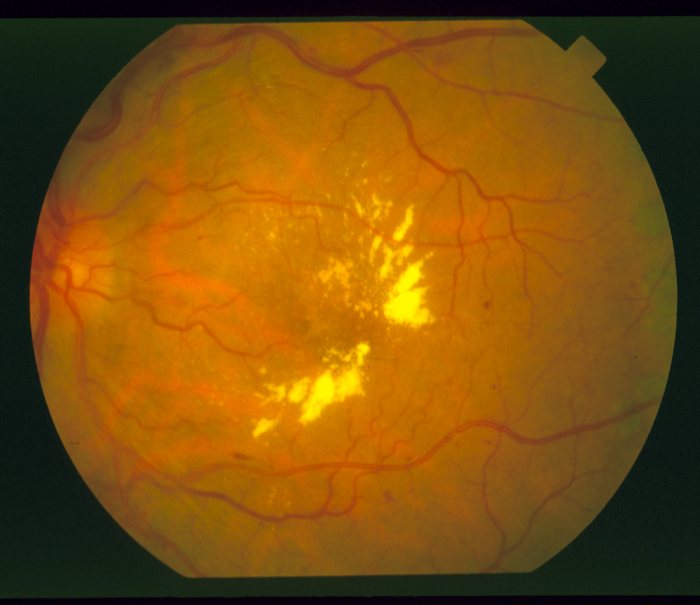
#> input picture data/original/im0001.ppm, 700 x 605 px
$ jupyter execute --allow-errors main.ipynb
#> lines starting #> are read from the running program, lines starting #| are printed output that depends on the picture; after the words box and inside, x2 and y2 are one past the last pixel; in counts of white or black regions, pixels touching at a corner belong together
[cell 1]
import numpy as np
import pandas as pd
import matplotlib.pyplot as plt
from PIL import Image
from pathlib import Path
from skimage.filters import frangi, threshold_otsu, apply_hysteresis_threshold
from skimage.morphology import closing, opening, disk, remove_small_objects
from skimage.exposure import equalize_adapthist
from sklearn.metrics import jaccard_score, f1_score, accuracy_score, confusion_matrix

DATA_DIR = Path.cwd() / "data"
ORIGINAL_DIR = DATA_DIR / "original"
LABELS_DIR = DATA_DIR / "labels"

[cell 2]
def split_channels(image: np.ndarray):
    """Return R, G, B channels from RGB image."""
    return image[:, :, 0], image[:, :, 1], image[:, :, 2]

[cell 3]
def load_image(path: Path) -> np.ndarray:
    return np.array(Image.open(path))
#> returned value is the input picture: shape (605, 700, 3); mean R, G, B 125.7, 80.5, 12.4
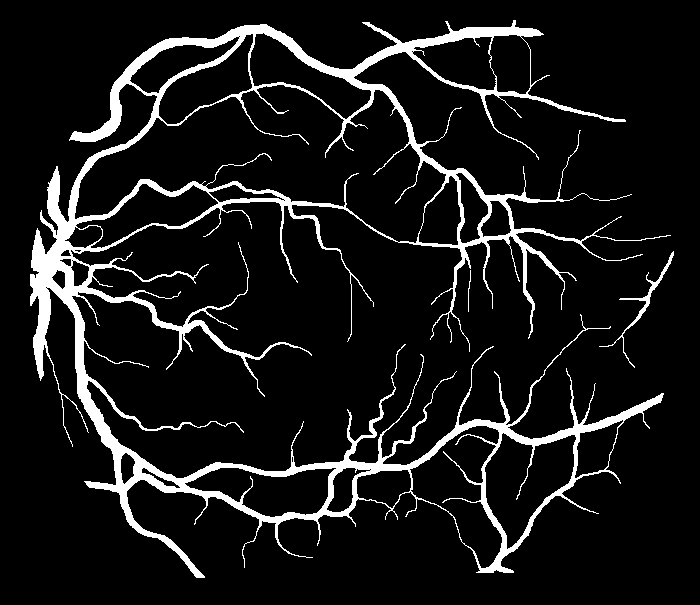
#> input picture data/labels/im0001.vk.ppm, 700 x 605 px
#> in load_image, returned value is the input picture: shape (605, 700); 9.2% white; 3 white regions, box (x1, y1, x2, y2) and area: (30, 20, 671, 578) 38640, (599, 251, 674, 368) 487, (468, 270, 471, 312) 44


def load_label(path: Path) -> np.ndarray:
    lbl = np.array(Image.open(path))
    return (lbl > 0).astype(np.uint8)

[cell 4]
def create_foreground_mask(image: np.ndarray, threshold: int = 30) -> np.ndarray:
    """Binary mask: True where sum(RGB) > threshold (eye region)."""
    return np.sum(image, axis=2) > threshold


def apply_mask(data: np.ndarray, mask: np.ndarray) -> np.ndarray:
    """Zero out pixels outside mask."""
    return data * mask


def create_retinal_mask_convex_hull(image_rgb: np.ndarray) -> np.ndarray:
    """
    Advanced retinal mask using convex hull + morphological closing.
    Best for images with irregular dark corners. Prevents edge artifacts in Frangi.
    """
    red = image_rgb[:, :, 0]
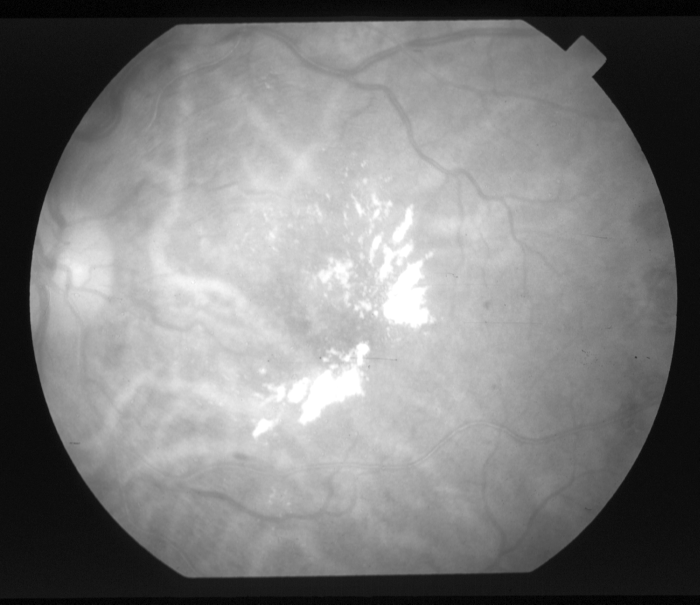
#> red: shape (605, 700); min 0, max 255, mean 125.7
    red_blur = cv2.medianBlur(red, 9)

    # Adaptive thresholding
    binary = cv2.adaptiveThreshold(
        red_blur, 255,
        cv2.ADAPTIVE_THRESH_GAUSSIAN_C,
        cv2.THRESH_BINARY_INV,
        51,  # block size
        15   # constant
    )
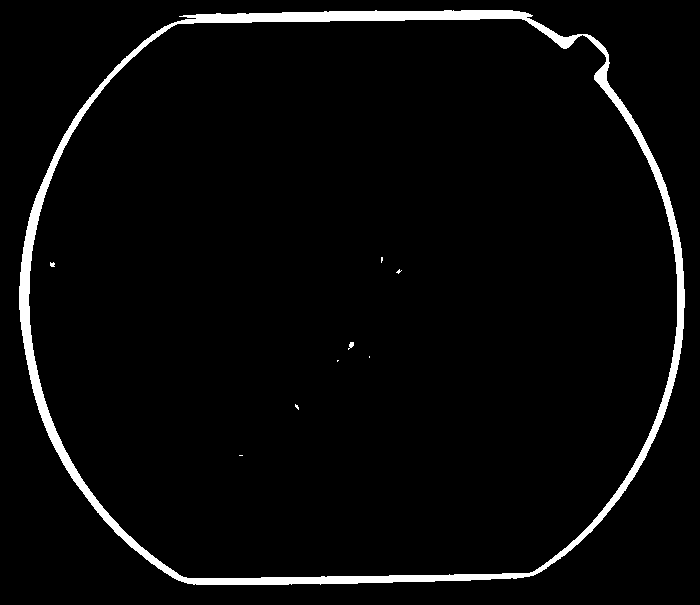
#> binary: shape (605, 700); 3.7% white; 9 white regions (6 under 20 px)

    # Find largest contour (retina circular area)
    contours, _ = cv2.findContours(binary, cv2.RETR_EXTERNAL, cv2.CHAIN_APPROX_SIMPLE)
#> contours = 1 contour; box (x1, y1, x2, y2) and area: (19, 10, 685, 585) 325787
    if not contours:
        return np.ones_like(binary, dtype=bool)

    largest_contour = max(contours, key=cv2.contourArea)
#> largest_contour = contour of 755 points, box (x1, y1, x2, y2) (19, 10, 685, 585), area 325787
    hull = cv2.convexHull(largest_contour)
#> hull = contour of 109 points, box (x1, y1, x2, y2) (19, 10, 685, 585), area 327668

    # Draw and close hull
    mask = np.zeros_like(binary, dtype=np.uint8)
    cv2.drawContours(mask, [hull], -1, 255, -1)
#> mask: shape (605, 700); 77.6% white; 1 black region, box (x1, y1, x2, y2) and area: (0, 0, 700, 605) 94863
    kernel = cv2.getStructuringElement(cv2.MORPH_ELLIPSE, (20, 20))
    mask = cv2.morphologyEx(mask, cv2.MORPH_CLOSE, kernel)
#> mask: shape (605, 700); 77.6% white; 1 black region, box (x1, y1, x2, y2) and area: (0, 0, 700, 605) 94864

    # Erode slightly to clean edge artifacts and prevent boundary false positives
    mask = cv2.erode(mask, kernel, iterations=1)
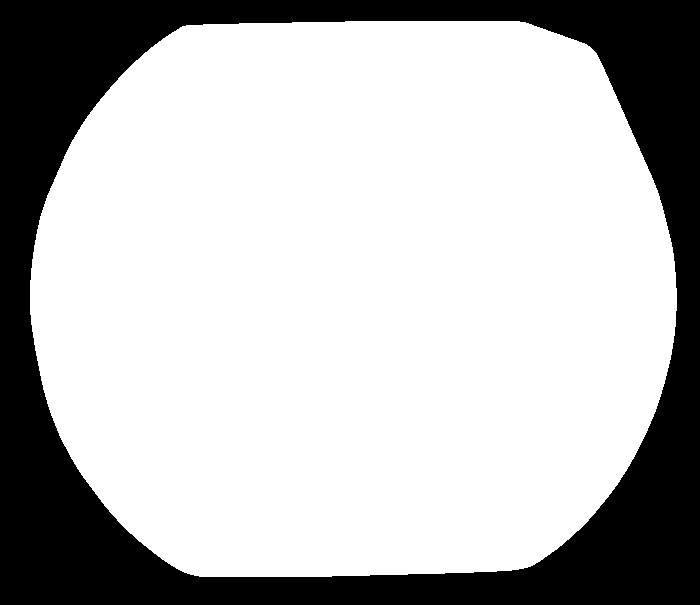
#> mask: shape (605, 700); 72.8% white; 1 black region, box (x1, y1, x2, y2) and area: (0, 0, 700, 605) 115025

    return mask > 0

[cell 5]
from skimage.filters import gaussian
import cv2

def apply_clahe(
    green: np.ndarray,
    mask: np.ndarray,
    clip_limit: float = 0.03,
    nbins: int = 256,
    kernel = None
) -> np.ndarray:
    """Apply CLAHE to green channel within foreground mask."""
    green_blurred = gaussian(green, sigma=2)
    # Fix: do NOT divide by 255.0 again since skimage.filters.gaussian converts uint8 to float [0, 1]
    normalized = green_blurred.astype(float)
    normalized[~mask] = 0
    enhanced = equalize_adapthist(normalized, kernel_size=kernel, clip_limit=clip_limit, nbins=nbins)
    enhanced[~mask] = 0
    return enhanced


def preprocess_image(image, mask, *, clip_limit = 0.02, nbins = 256, kernel = 64, gauss: tuple[int, int] = (51, 51)):
#> called with clip_limit = 0.02, nbins = 256, kernel = 64, gauss = (51, 51)
    if isinstance(image, (str, Path)):
        img = np.array(Image.open(image)).astype(np.uint8)
    else:
        img = image.astype(np.uint8)

    img = cv2.medianBlur(img, 5)

    # Use a larger kernel (51, 51) to estimate only large-scale background illumination variation
    bg_map = cv2.GaussianBlur(img, gauss, 0)
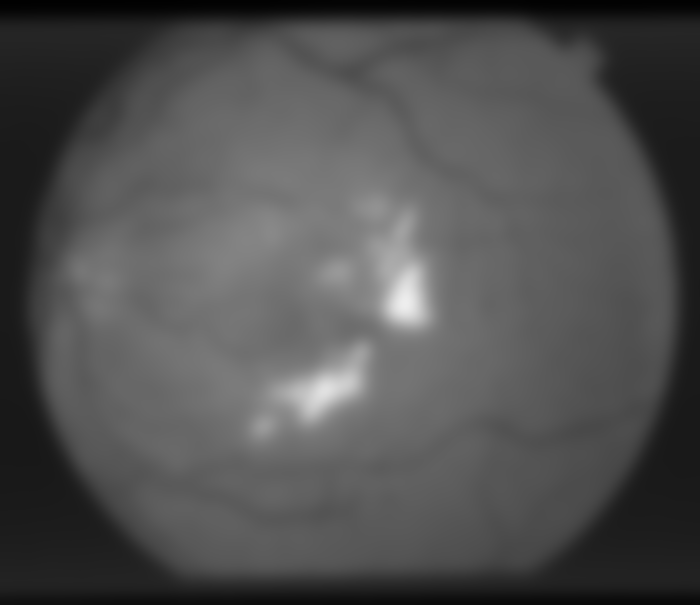
#> bg_map: shape (605, 700); min 1, max 238, mean 80.5
    flat_bg = cv2.subtract(bg_map, img)
    flat_bg = np.clip(flat_bg, 0, 255).astype(np.uint8)

    flat_bg = cv2.medianBlur(flat_bg, 5)
    clahe = apply_clahe(flat_bg, mask=mask, clip_limit=clip_limit, nbins=nbins, kernel=kernel)
#> in apply_clahe, `enhanced = equalize_adapthist(normalized, kernel_size=kernel, clip_lim..`:
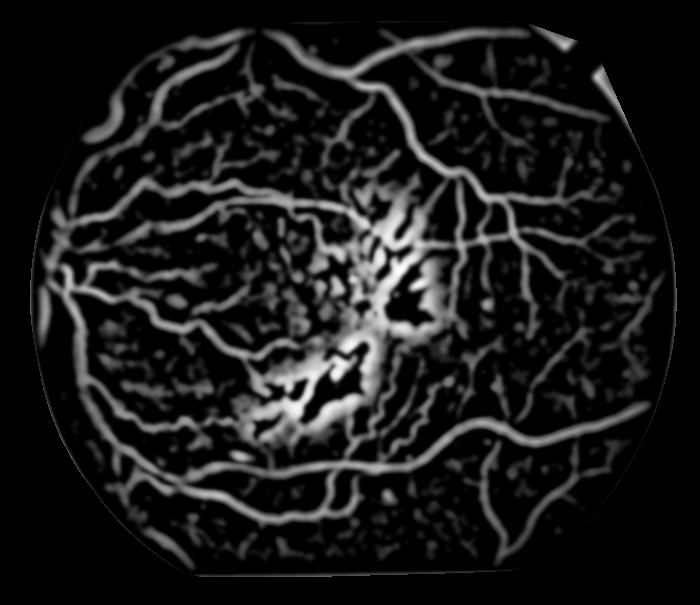
#> enhanced: shape (605, 700) float64; min 0, max 1, mean 0.104
    return clahe

[cell 6]
def frangi_vesselness(
    image: np.ndarray,
    sigmas: tuple = (1, 2, 3),
    alpha: float = 0.5,
    beta: float = 0.5,
    gamma: float = None,  # Fix: Default gamma to None so skimage automatically computes it
    scale_step=2,
    black_ridges: bool = True,
) -> np.ndarray:
    """Apply Frangi vesselness filter. Returns vessel probability map."""
#> called with sigmas = (0.5, 1, 1.5, 2, 2.5, 3), alpha = 0.5, beta = 0.5, black_ridges = False
    return frangi(image, sigmas=sigmas, alpha=alpha, beta=beta, gamma=gamma, black_ridges=black_ridges, scale_step=scale_step)
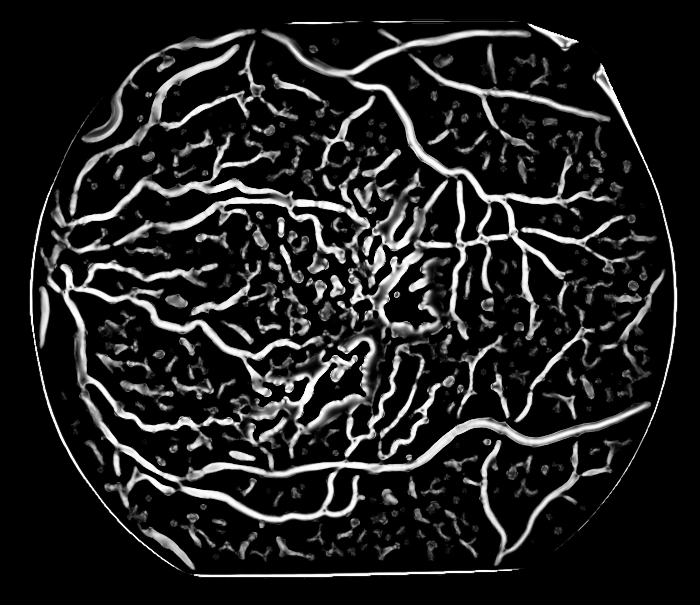
#> returned value: shape (605, 700) float64; min 0, max 1, mean 0.128

[cell 7]
def extract_veins(
    image: np.ndarray,
    sigmas: tuple = (0.5, 1, 1.5, 2, 2.5, 3),
    clip_limit: float = 0.02,
    alpha: float = 0.5,
    beta: float = 0.5,
    gamma: float = None,  # Fix: Default gamma to None
) -> np.ndarray:
    """Extract veins from eye image. Returns binary vein mask."""
    _, green, _ = split_channels(image)
    fg_mask = create_retinal_mask_convex_hull(image)

    enhanced = preprocess_image(green, fg_mask, clip_limit=clip_limit, kernel=64, gauss=(51, 51))

    # Fix: vessels are bright in flat_bg, so black_ridges=False
    vesselness = frangi_vesselness(enhanced, sigmas=sigmas, alpha=alpha, beta=beta, gamma=gamma, black_ridges=False, scale_step=None)
    vesselness_masked = apply_mask(vesselness, fg_mask)

    # Fix: scaled threshold to capture thin vessels
    thresh = threshold_otsu(vesselness_masked[fg_mask])
#> thresh = 0.381
    binary = vesselness_masked > thresh * 0.30
#> binary: shape (605, 700) bool; 22% white; 335 white regions (126 under 20 px), largest, box (x1, y1, x2, y2) and area: (40, 28, 651, 528) 48732, (68, 40, 299, 217) 3582, (463, 438, 632, 566) 2431

    binary = closing(binary, disk(1))
#> binary: shape (605, 700) bool; 22.3% white; 281 white regions (79 under 20 px), largest, box (x1, y1, x2, y2) and area: (40, 28, 651, 570) 54956, (463, 438, 632, 566) 2497, (81, 28, 256, 143) 2058
    binary = remove_small_objects(binary, min_size=20)
#> binary: shape (605, 700) bool; 22.1% white; 203 white regions, largest, box (x1, y1, x2, y2) and area: (40, 28, 651, 570) 54945, (463, 438, 632, 566) 2497, (81, 28, 256, 143) 2058

    return binary.astype(np.uint8)


img = load_image(ORIGINAL_DIR / f"im0001.ppm")
orig = load_image(LABELS_DIR / f"im0001.vk.ppm")
r = extract_veins(img)
#> (the rest of this cell did not finish here and is left out)

[cell 8]
def evaluate(pred: np.ndarray, gold: np.ndarray) -> dict:
    """Compute evaluation metrics between prediction and gold standard."""
    p_flat = pred.ravel()
    g_flat = gold.ravel()

    return {
        "accuracy": accuracy_score(g_flat, p_flat),
        "f1": f1_score(g_flat, p_flat, zero_division=0),
        "iou": jaccard_score(g_flat, p_flat, zero_division=0),
        "tn": int(confusion_matrix(g_flat, p_flat).ravel()[0]),
        "fp": int(confusion_matrix(g_flat, p_flat).ravel()[1]),
        "fn": int(confusion_matrix(g_flat, p_flat).ravel()[2]),
        "tp": int(confusion_matrix(g_flat, p_flat).ravel()[3]),
    }

[cell 9]
def display_images(*images, titles=None, cmap="gray", figsize_per_image=(4, 4)):
    """Display 1..N images in a horizontal row."""
    n = len(images)
    if n == 0:
        print("No images to display.")
        return
    if titles is None:
        titles = [f"Image {i + 1}" for i in range(n)]
    elif len(titles) != n:
        raise ValueError(f"{n} images but {len(titles)} titles")

    fig, axes = plt.subplots(1, n, figsize=(figsize_per_image[0] * n, figsize_per_image[1]))
    if n == 1:
        axes = [axes]
    for ax, img, title in zip(axes, images, titles):
        ax.imshow(img, cmap=cmap)
        ax.set_title(title)
        ax.axis("off")
    plt.tight_layout()
    plt.show()

[cell 10]
# Note: create_retinal_mask_convex_hull was moved to Cell 3 to allow top-to-bottom execution.

[cell 11]
import cv2
from skimage.morphology import remove_small_objects
from skimage.filters import gaussian, apply_hysteresis_threshold

def normalize_and_remove_bright(image: np.ndarray, percentile: float = 95) -> np.ndarray:
    """Clips pixel intensities above a certain percentile to remove bright fragments
    and normalizes the remaining intensities to the range [0, 255].
    """
    threshold = np.percentile(image, percentile)
    clipped = np.minimum(image, threshold)

    img_min = clipped.min()
    img_max = clipped.max()

    normalized = (clipped - img_min) / (img_max - img_min + 1e-7)
    return (normalized * 255).astype(np.uint8)

def process_one(image_id: str, tests: list[dict] = None) -> dict:
    """Load, extract veins, evaluate for a single image. Supports grid search if tests is provided."""
#> called with image_id = 'im0001'
    img = load_image(ORIGINAL_DIR / f"{image_id}.ppm")
    gold = load_label(LABELS_DIR / f"{image_id}.vk.ppm")

    red, green, blue = split_channels(img)
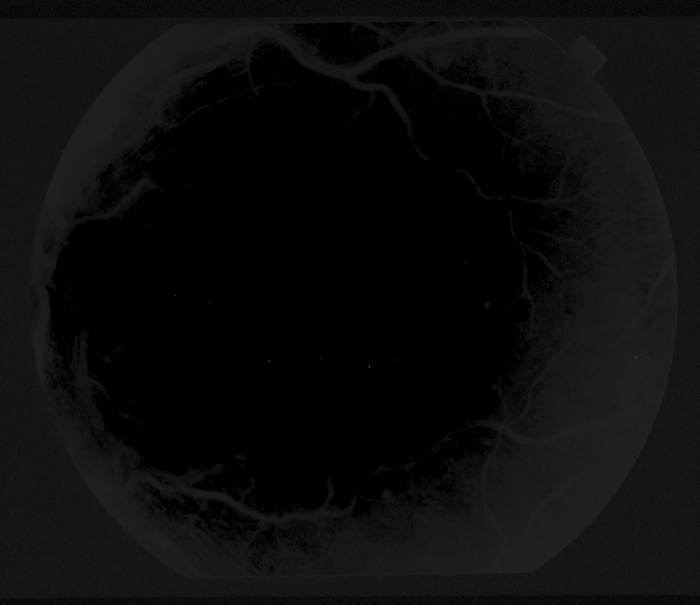
#> blue: shape (605, 700); min 0, max 75, mean 12.4
    fg_mask = create_retinal_mask_convex_hull(img)
    fg_mask = fg_mask > 0

    if tests is not None:
        enhanced = preprocess_image(green, fg_mask)
        result = []
        for t in tests:
            print("Trying", t)
            # Fix: black_ridges=False, gamma=None
            vesselness = frangi_vesselness(enhanced, sigmas=t.get("sigmas"), alpha=0.5, beta=0.5, gamma=None, black_ridges=False)
            vesselness_masked = apply_mask(vesselness, fg_mask)

            thresh = threshold_otsu(vesselness_masked[fg_mask])
            pred = vesselness_masked > (thresh * 0.30)
            pred = closing(pred, disk(1))
            pred = remove_small_objects(pred, min_size=20)
            result.append((t, pred.astype(np.uint8)))
#> this loop made 1 pass
#> thresh on pass 1: 0.174
#> pass 1, in process_one, `vesselness = frangi_vesselness(enhanced, sigmas=t.get("sigmas"), alpha..`:
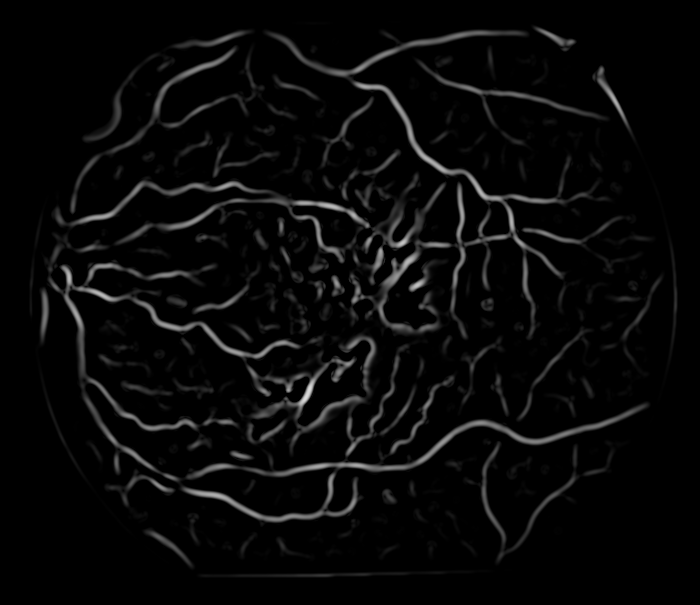
#> vesselness: shape (605, 700) float64; min 0, max 0.863, mean 0.0343
#> after the loop:
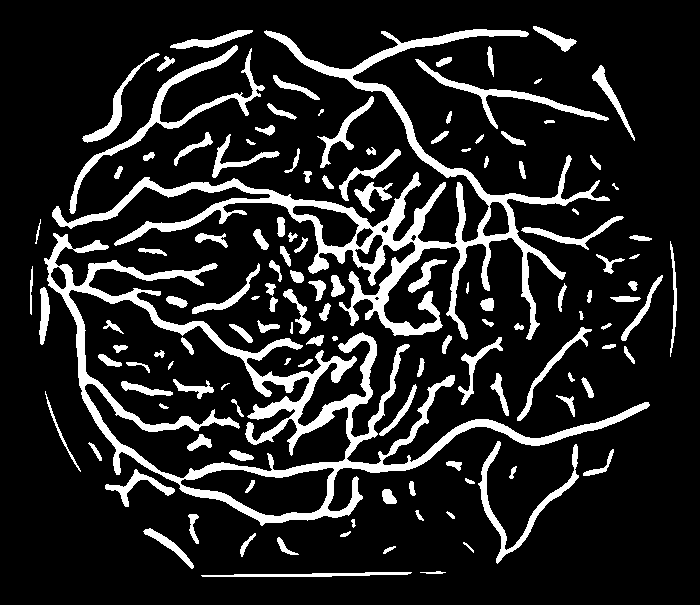
#> pred: shape (605, 700) bool; 14.8% white; 132 white regions, largest, box (x1, y1, x2, y2) and area: (44, 233, 650, 526) 18937, (52, 29, 610, 340) 17558, (69, 45, 265, 214) 2620
#> after the loop, result = 1 item

        return {
            "image_id": image_id,
            "image": img,
            "gold": gold,
            "red": red,
            "green": green,
            "blue": blue,
            "enhanced": enhanced,
            "vesselness": vesselness,
            "masked": vesselness_masked,
            "result": result,
        }
    else:
        # Optimized default run that computes metrics to support evaluation in subsequent cells
        pred = extract_veins(img)
        metrics = evaluate(pred, gold)

        enhanced = preprocess_image(green, fg_mask, gauss=(51, 51), kernel=64)
        vesselness = frangi_vesselness(enhanced, sigmas=(0.5, 1, 1.5, 2, 2.5, 3), black_ridges=False, gamma=None)
        vesselness_masked = apply_mask(vesselness, fg_mask)

        return {
            "image_id": image_id,
            "image": img,
            "gold": gold,
            "pred": pred,
            "vesselness": vesselness_masked,
            "enhanced": enhanced,
            **metrics,
        }

[cell 12]
r = process_one("im0001", [
    # {"sigmas": (0.1, 0.5)},
    # {"sigmas": (1, 20)},
    # {"sigmas": (1, 50)},
    # {"sigmas": (1, 100)},
    # {"sigmas": (2, 10)},
    # {"sigmas": (2, 20)},
    # {"sigmas": (2, 50)},
    # {"sigmas": (2, 100)},
    # {"sigmas": (3, 10)},
    # {"sigmas": (3, 20)},
    # {"sigmas": (3, 50)},
    {"sigmas": (3, 100)},
    # {"sigmas": (4, 10)},
    # {"sigmas": (4, 20)},
    # {"sigmas": (4, 50)},
    # {"sigmas": (4, 100)},
    # {"sigmas": (6, 10)},
    # {"sigmas": (6, 50)},
    # {"sigmas": (6, 100)},
    # {"sigmas": (10, 10)},
    # {"sigmas": (10, 50)},
    # {"sigmas": (10, 100)},
    # {"sigmas": (10, 200)},
])
#> r = 10 items
display_images(r["image"], r["gold"], r["red"], r["green"], r["blue"])
display_images(r["enhanced"], r["vesselness"])

for par, img in r["result"]:
    display_images(r["gold"], img, titles=["Label", f"pred {par}"])
#> this loop made 1 pass
#> (par, n in display_images) on pass 1: ({'sigmas': (3, 100)}, 2)

[cell 13]
image_ids = sorted([p.stem for p in ORIGINAL_DIR.glob("*.ppm")])
image_ids = list(image_ids)[:1]
print(f"Found {len(image_ids)} images: {image_ids[:5]}...")

[cell 14]
results = []
for img_id in image_ids:
    r = process_one(img_id)
#> r = 13 items
    results.append(r)
    print(f"{img_id}: acc={r['accuracy']:.3f}  f1={r['f1']:.3f}  iou={r['iou']:.3f}")
#| im0001: acc=0.838  f1=0.484  iou=0.319

[cell 15]
df = pd.DataFrame(results)
#> df = table of 1 rows and 13 columns
df[["image_id", "accuracy", "f1", "iou", "tp", "fp", "fn", "tn"]]
#> Out = table of 1 rows and 8 columns

[cell 16]
print(f"Mean accuracy: {df['accuracy'].mean():.3f}")
#| Mean accuracy: 0.838
print(f"Mean F1:       {df['f1'].mean():.3f}")
#| Mean F1:       0.484
print(f"Mean IoU:      {df['iou'].mean():.3f}")
#| Mean IoU:      0.319

[cell 17]
best_idx = df["f1"].idxmax()
#> best_idx = 0
worst_idx = df["f1"].idxmin()
#> worst_idx = 0

#> (the rest of this cell did not finish here and is left out)
